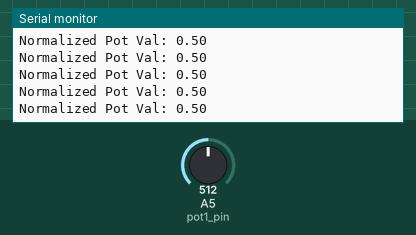
Recording of a sketch running on a simulated Arduino Zero (SAMD21). Shown: the last lines printed to the serial monitor. The inputs (shaded band) are chosen by the test bench; at power-on: A5 (pot1_pin) = 512 (analog values on the 0–1023 scale).

Above: at 1.2 s.
1.3 s: A5 (pot1_pin) set to 716
At 1.31 s:
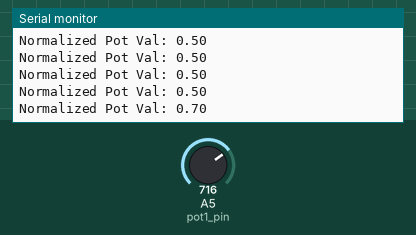
2.8 s: A5 (pot1_pin) set to 900
At 2.81 s:
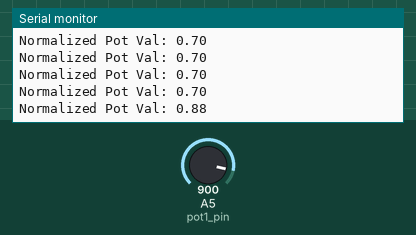
Timing chart, 0 to 5.8 s (numbered marks = the images above; inputs shaded):
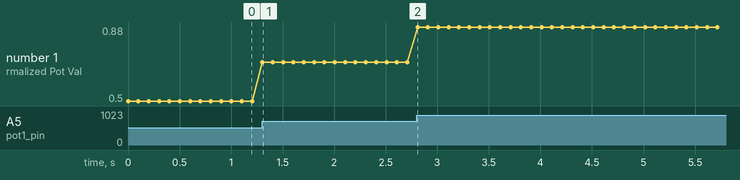

The sketch:

pot_test.ino
```cpp
const int pot1_pin = A5;

void setup(){

  Serial.begin(115200);

  //Resolution to read the potentiometer
  analogReadResolution(12);
}

void loop(){

  //Sample the potentiometer and cast into a 16-bits (15 fractional).
  int16_t pot1_val = (int16_t)(analogRead(pot1_pin) << 3);
  float pot1_val_float = (float)pot1_val / 32767.0;
  Serial.print("Normalized Pot Val: ");Serial.println(pot1_val_float);
  delay(100);

}
```

Measured:
- after the input at 1.3 s, the serial monitor: prints a new line at once (image 1)
- after the input at 2.8 s, the serial monitor: prints a new line at once (image 2)
- plotted number 1: 0.5 → 0.7 after the input at 1.3 s, 0.7 → 0.88 after the input at 2.8 s
